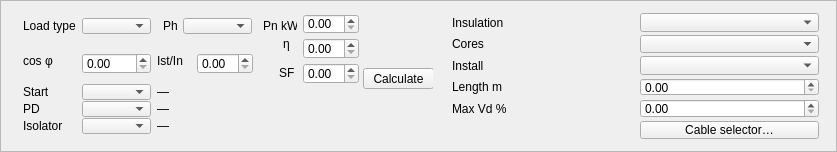
<?xml version="1.0" encoding="UTF-8"?>
<ui version="4.0">
 <class>MotorCircuitSizingPanel</class>
 <widget class="QWidget" name="MotorCircuitSizingPanel">
  <property name="geometry">
   <rect>
    <x>0</x>
    <y>0</y>
    <width>837</width>
    <height>152</height>
   </rect>
  </property>
  <property name="minimumSize">
   <size>
    <width>0</width>
    <height>152</height>
   </size>
  </property>
  <property name="maximumSize">
   <size>
    <width>16777215</width>
    <height>152</height>
   </size>
  </property>
  <layout class="QVBoxLayout" name="rootLayout">
   <property name="spacing">
    <number>0</number>
   </property>
   <property name="leftMargin">
    <number>0</number>
   </property>
   <property name="topMargin">
    <number>0</number>
   </property>
   <property name="rightMargin">
    <number>0</number>
   </property>
   <property name="bottomMargin">
    <number>0</number>
   </property>
   <item>
    <widget class="QFrame" name="hdr">
     <property name="frameShape">
      <enum>QFrame::Shape::StyledPanel</enum>
     </property>
     <layout class="QHBoxLayout" name="hdrLayout">
      <property name="leftMargin">
       <number>8</number>
      </property>
      <property name="topMargin">
       <number>3</number>
      </property>
      <property name="rightMargin">
       <number>8</number>
      </property>
      <property name="bottomMargin">
       <number>3</number>
      </property>
      <item>
       <widget class="QFrame" name="body">
        <layout class="QHBoxLayout" name="bodySplit">
         <property name="spacing">
          <number>6</number>
         </property>
         <property name="leftMargin">
          <number>4</number>
         </property>
         <property name="topMargin">
          <number>4</number>
         </property>
         <property name="rightMargin">
          <number>4</number>
         </property>
         <property name="bottomMargin">
          <number>4</number>
         </property>
         <item>
          <widget class="QFrame" name="motorBox">
           <property name="minimumSize">
            <size>
             <width>420</width>
             <height>0</height>
            </size>
           </property>
           <widget class="QLabel" name="lbl_pd">
            <property name="geometry">
             <rect>
              <x>144</x>
              <y>93</y>
              <width>266</width>
              <height>16</height>
             </rect>
            </property>
            <property name="text">
             <string>—</string>
            </property>
           </widget>
           <widget class="QLabel" name="capLoad">
            <property name="geometry">
             <rect>
              <x>10</x>
              <y>10</y>
              <width>53</width>
              <height>16</height>
             </rect>
            </property>
            <property name="text">
             <string>Load type</string>
            </property>
           </widget>
           <widget class="QComboBox" name="cb_profile">
            <property name="geometry">
             <rect>
              <x>69</x>
              <y>10</y>
              <width>69</width>
              <height>16</height>
             </rect>
            </property>
            <property name="sizePolicy">
             <sizepolicy hsizetype="Fixed" vsizetype="Fixed">
              <horstretch>0</horstretch>
              <verstretch>0</verstretch>
             </sizepolicy>
            </property>
           </widget>
           <widget class="QLabel" name="capPh">
            <property name="geometry">
             <rect>
              <x>150</x>
              <y>10</y>
              <width>53</width>
              <height>16</height>
             </rect>
            </property>
            <property name="text">
             <string>Ph</string>
            </property>
           </widget>
           <widget class="QComboBox" name="cb_ph">
            <property name="geometry">
             <rect>
              <x>170</x>
              <y>10</y>
              <width>69</width>
              <height>16</height>
             </rect>
            </property>
           </widget>
           <widget class="QLabel" name="capPn">
            <property name="geometry">
             <rect>
              <x>250</x>
              <y>10</y>
              <width>34</width>
              <height>16</height>
             </rect>
            </property>
            <property name="text">
             <string>Pn kW</string>
            </property>
           </widget>
           <widget class="QDoubleSpinBox" name="sb_pn">
            <property name="geometry">
             <rect>
              <x>290</x>
              <y>6</y>
              <width>56</width>
              <height>20</height>
             </rect>
            </property>
           </widget>
           <widget class="QLabel" name="capEta">
            <property name="geometry">
             <rect>
              <x>270</x>
              <y>28</y>
              <width>16</width>
              <height>16</height>
             </rect>
            </property>
            <property name="text">
             <string>η</string>
            </property>
           </widget>
           <widget class="QDoubleSpinBox" name="sb_eta">
            <property name="geometry">
             <rect>
              <x>290</x>
              <y>30</y>
              <width>56</width>
              <height>21</height>
             </rect>
            </property>
           </widget>
           <widget class="QLabel" name="capCos">
            <property name="geometry">
             <rect>
              <x>10</x>
              <y>45</y>
              <width>53</width>
              <height>16</height>
             </rect>
            </property>
            <property name="text">
             <string>cos φ</string>
            </property>
           </widget>
           <widget class="QDoubleSpinBox" name="sb_pf">
            <property name="geometry">
             <rect>
              <x>69</x>
              <y>45</y>
              <width>69</width>
              <height>21</height>
             </rect>
            </property>
           </widget>
           <widget class="QLabel" name="capIst">
            <property name="geometry">
             <rect>
              <x>144</x>
              <y>45</y>
              <width>34</width>
              <height>16</height>
             </rect>
            </property>
            <property name="text">
             <string>Ist/In</string>
            </property>
           </widget>
           <widget class="QDoubleSpinBox" name="sb_ist">
            <property name="geometry">
             <rect>
              <x>184</x>
              <y>45</y>
              <width>56</width>
              <height>21</height>
             </rect>
            </property>
           </widget>
           <widget class="QLabel" name="capSF">
            <property name="geometry">
             <rect>
              <x>266</x>
              <y>57</y>
              <width>18</width>
              <height>16</height>
             </rect>
            </property>
            <property name="text">
             <string>SF</string>
            </property>
           </widget>
           <widget class="QDoubleSpinBox" name="sb_sf">
            <property name="geometry">
             <rect>
              <x>290</x>
              <y>55</y>
              <width>56</width>
              <height>21</height>
             </rect>
            </property>
           </widget>
           <widget class="QLabel" name="capStart">
            <property name="geometry">
             <rect>
              <x>10</x>
              <y>76</y>
              <width>53</width>
              <height>16</height>
             </rect>
            </property>
            <property name="text">
             <string>Start</string>
            </property>
           </widget>
           <widget class="QComboBox" name="cb_start">
            <property name="geometry">
             <rect>
              <x>69</x>
              <y>76</y>
              <width>69</width>
              <height>16</height>
             </rect>
            </property>
           </widget>
           <widget class="QLabel" name="lbl_starter">
            <property name="geometry">
             <rect>
              <x>144</x>
              <y>76</y>
              <width>266</width>
              <height>16</height>
             </rect>
            </property>
            <property name="text">
             <string>—</string>
            </property>
           </widget>
           <widget class="QLabel" name="capPD">
            <property name="geometry">
             <rect>
              <x>10</x>
              <y>93</y>
              <width>53</width>
              <height>16</height>
             </rect>
            </property>
            <property name="text">
             <string>PD</string>
            </property>
           </widget>
           <widget class="QComboBox" name="cb_pd">
            <property name="geometry">
             <rect>
              <x>69</x>
              <y>93</y>
              <width>69</width>
              <height>16</height>
             </rect>
            </property>
           </widget>
           <widget class="QPushButton" name="btn_calc">
            <property name="geometry">
             <rect>
              <x>350</x>
              <y>60</y>
              <width>71</width>
              <height>21</height>
             </rect>
            </property>
            <property name="text">
             <string>Calculate</string>
            </property>
           </widget>
           <widget class="QLabel" name="capIso">
            <property name="geometry">
             <rect>
              <x>10</x>
              <y>110</y>
              <width>53</width>
              <height>16</height>
             </rect>
            </property>
            <property name="text">
             <string>Isolator</string>
            </property>
           </widget>
           <widget class="QComboBox" name="cb_iso">
            <property name="geometry">
             <rect>
              <x>69</x>
              <y>110</y>
              <width>69</width>
              <height>16</height>
             </rect>
            </property>
           </widget>
           <widget class="QLabel" name="lbl_iso">
            <property name="geometry">
             <rect>
              <x>144</x>
              <y>110</y>
              <width>266</width>
              <height>16</height>
             </rect>
            </property>
            <property name="text">
             <string>—</string>
            </property>
           </widget>
          </widget>
         </item>
        </layout>
       </widget>
      </item>
      <item>
       <widget class="QFrame" name="cableBox">
        <property name="minimumSize">
         <size>
          <width>240</width>
          <height>0</height>
         </size>
        </property>
        <layout class="QVBoxLayout" name="cableVBox">
         <item>
          <layout class="QGridLayout" name="gridLayout">
           <property name="horizontalSpacing">
            <number>8</number>
           </property>
           <property name="verticalSpacing">
            <number>3</number>
           </property>
           <item row="0" column="1">
            <widget class="QComboBox" name="cb_ins"/>
           </item>
           <item row="2" column="1">
            <widget class="QComboBox" name="cb_install"/>
           </item>
           <item row="0" column="0">
            <widget class="QLabel" name="flIns">
             <property name="text">
              <string>Insulation</string>
             </property>
            </widget>
           </item>
           <item row="3" column="0">
            <widget class="QLabel" name="flLen">
             <property name="text">
              <string>Length m</string>
             </property>
            </widget>
           </item>
           <item row="1" column="1">
            <widget class="QComboBox" name="cb_core"/>
           </item>
           <item row="1" column="0">
            <widget class="QLabel" name="flCore">
             <property name="text">
              <string>Cores</string>
             </property>
            </widget>
           </item>
           <item row="2" column="0">
            <widget class="QLabel" name="flInstall">
             <property name="text">
              <string>Install</string>
             </property>
            </widget>
           </item>
           <item row="4" column="0">
            <widget class="QLabel" name="flVd">
             <property name="text">
              <string>Max Vd %</string>
             </property>
            </widget>
           </item>
           <item row="3" column="1">
            <widget class="QDoubleSpinBox" name="sb_len"/>
           </item>
           <item row="5" column="1">
            <widget class="QPushButton" name="btn_cable">
             <property name="text">
              <string>Cable selector…</string>
             </property>
            </widget>
           </item>
           <item row="4" column="1">
            <widget class="QDoubleSpinBox" name="sb_vd"/>
           </item>
          </layout>
         </item>
        </layout>
       </widget>
      </item>
     </layout>
    </widget>
   </item>
  </layout>
 </widget>
 <resources/>
 <connections/>
</ui>
